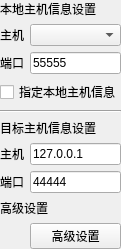
<?xml version="1.0" encoding="UTF-8"?>
<ui version="4.0">
 <class>SAKUdpDeviceController</class>
 <widget class="QWidget" name="SAKUdpDeviceController">
  <property name="geometry">
   <rect>
    <x>0</x>
    <y>0</y>
    <width>121</width>
    <height>219</height>
   </rect>
  </property>
  <property name="windowTitle">
   <string>Form</string>
  </property>
  <layout class="QGridLayout" name="gridLayout">
   <property name="leftMargin">
    <number>0</number>
   </property>
   <property name="topMargin">
    <number>0</number>
   </property>
   <property name="rightMargin">
    <number>0</number>
   </property>
   <property name="bottomMargin">
    <number>0</number>
   </property>
   <item row="7" column="0">
    <widget class="QLabel" name="label_2">
     <property name="text">
      <string>端口</string>
     </property>
    </widget>
   </item>
   <item row="6" column="1">
    <widget class="QLineEdit" name="targetHostLineEdit">
     <property name="text">
      <string>127.0.0.1</string>
     </property>
    </widget>
   </item>
   <item row="3" column="0" colspan="2">
    <widget class="QCheckBox" name="enableLocalSettingCheckBox">
     <property name="text">
      <string>指定本地主机信息</string>
     </property>
    </widget>
   </item>
   <item row="1" column="0">
    <widget class="QLabel" name="label_3">
     <property name="text">
      <string>主机</string>
     </property>
    </widget>
   </item>
   <item row="9" column="1">
    <widget class="QPushButton" name="advanceUdpPushButton">
     <property name="text">
      <string>高级设置</string>
     </property>
    </widget>
   </item>
   <item row="7" column="1">
    <widget class="QLineEdit" name="targetPortLineEdit">
     <property name="text">
      <string>44444</string>
     </property>
    </widget>
   </item>
   <item row="0" column="0" colspan="2">
    <widget class="QLabel" name="label_5">
     <property name="text">
      <string>本地主机信息设置</string>
     </property>
    </widget>
   </item>
   <item row="1" column="1">
    <widget class="QComboBox" name="localhostComboBox"/>
   </item>
   <item row="5" column="0" colspan="2">
    <widget class="QLabel" name="label_6">
     <property name="text">
      <string>目标主机信息设置</string>
     </property>
    </widget>
   </item>
   <item row="6" column="0">
    <widget class="QLabel" name="label">
     <property name="text">
      <string>主机</string>
     </property>
    </widget>
   </item>
   <item row="2" column="1">
    <widget class="QLineEdit" name="localPortlineEdit">
     <property name="text">
      <string>55555</string>
     </property>
    </widget>
   </item>
   <item row="4" column="0" colspan="2">
    <widget class="Line" name="line">
     <property name="orientation">
      <enum>Qt::Horizontal</enum>
     </property>
    </widget>
   </item>
   <item row="2" column="0">
    <widget class="QLabel" name="label_4">
     <property name="text">
      <string>端口</string>
     </property>
    </widget>
   </item>
   <item row="8" column="0" colspan="2">
    <widget class="QLabel" name="label_7">
     <property name="text">
      <string>高级设置</string>
     </property>
    </widget>
   </item>
  </layout>
 </widget>
 <resources/>
 <connections/>
</ui>
